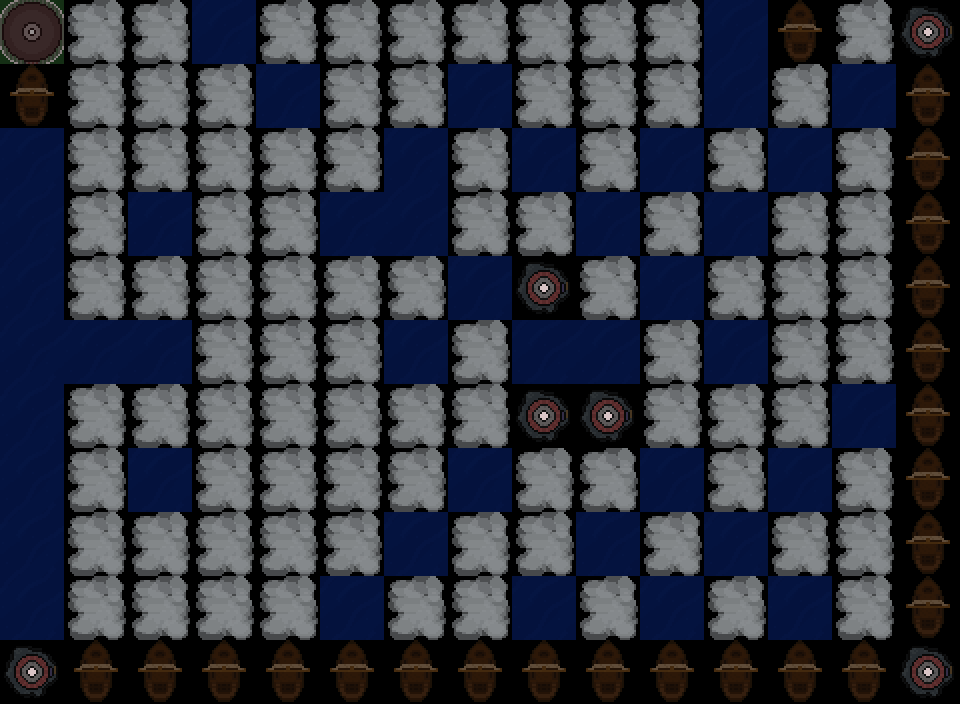

The image is a tile-based game level rendered from a .tmx file. Its description and complete source (layers, tilesets, objects, tile grids) follow:
An orthogonal 15x11 tile map with 64x64 px tiles, 1 tile layer (Tile Layer 1), 5 tilesets.

<map version="1.0" tiledversion="1.1.1" orientation="orthogonal" renderorder="right-down" width="15" height="11" tilewidth="64" tileheight="64" infinite="0" nextobjectid="1">
 <tileset firstgid="1" source="../tileset/fog1.tsx" />
 <tileset firstgid="2" source="../tileset/ship1.tsx" />
 <tileset firstgid="3" source="../tileset/LHMain.tsx" />
 <tileset firstgid="12" source="../tileset/LH1.tsx" />
 <tileset firstgid="13" source="../tileset/water1.tsx" />
 <layer name="Tile Layer 1" width="15" height="11">
  <data encoding="csv">
7,1,1,13,1,1,1,1,1,1,1,13,2,1,12,
2,1,1,1,13,1,1,13,1,1,1,13,1,13,2,
13,1,1,1,1,1,13,1,13,1,13,1,13,1,2,
13,1,13,1,1,13,13,1,1,13,1,13,1,1,2,
13,1,1,1,1,1,1,13,12,1,13,1,1,1,2,
13,13,13,1,1,1,13,1,13,13,1,13,1,1,2,
13,1,1,1,1,1,1,1,12,12,1,1,1,13,2,
13,1,13,1,1,1,1,13,1,1,13,1,13,1,2,
13,1,1,1,1,1,13,1,1,13,1,13,1,1,2,
13,1,1,1,1,13,1,1,13,1,13,1,13,1,2,
12,2,2,2,2,2,2,2,2,2,2,2,2,2,12
</data>
 </layer>
</map>
